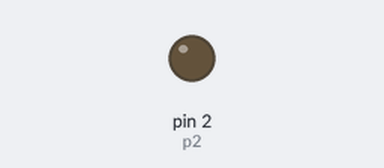
Bench run of a program on a simulated MicroPython board. Shown: output pins drawn as LEDs (lit = HIGH).

Above: at 1.5 s.
At 4.5 s:
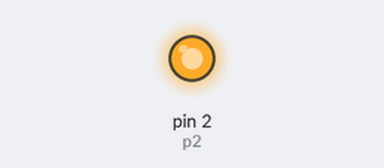
Timing chart, 0 to 7.8 s (numbered marks = the images above):
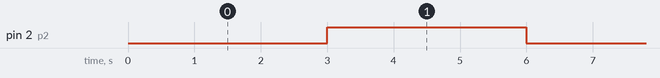

The program:

main.py
```python
from machine import Pin
import time

p2 = Pin(2, Pin.OUT)    # create output pin on GPIO2
p2.value(1)             # set pin to high

while True:
    p2.low()                # set pin to low
    p2.value()
    time.sleep(3)           # sleep for 3 second
    p2.high()               # set pin to high
    p2.value()
    time.sleep(3)# sleep for 3 second
```

Measured:
- by itself, pin 2 (p2): alternates HIGH for 3.0 s and LOW for 3.0 s
